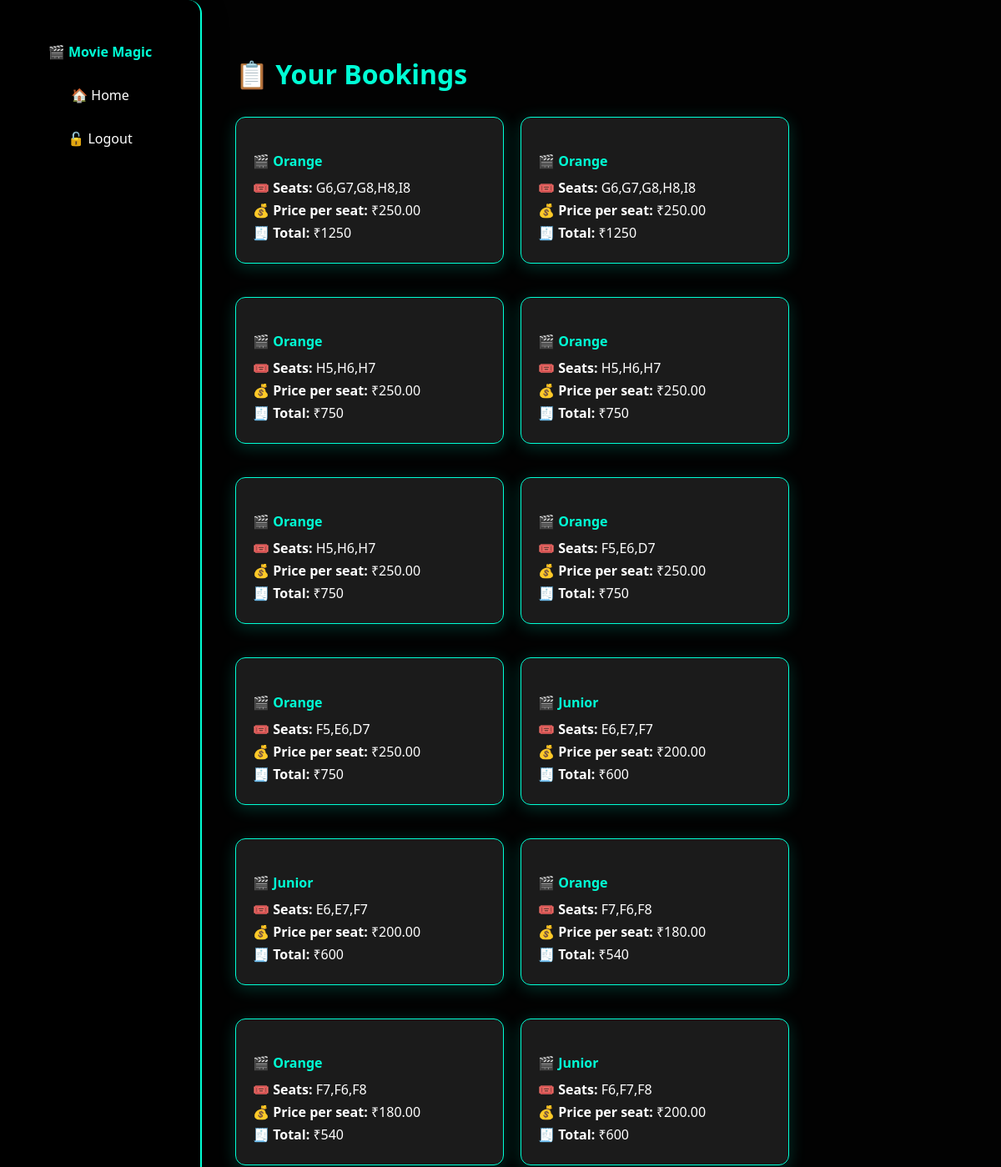
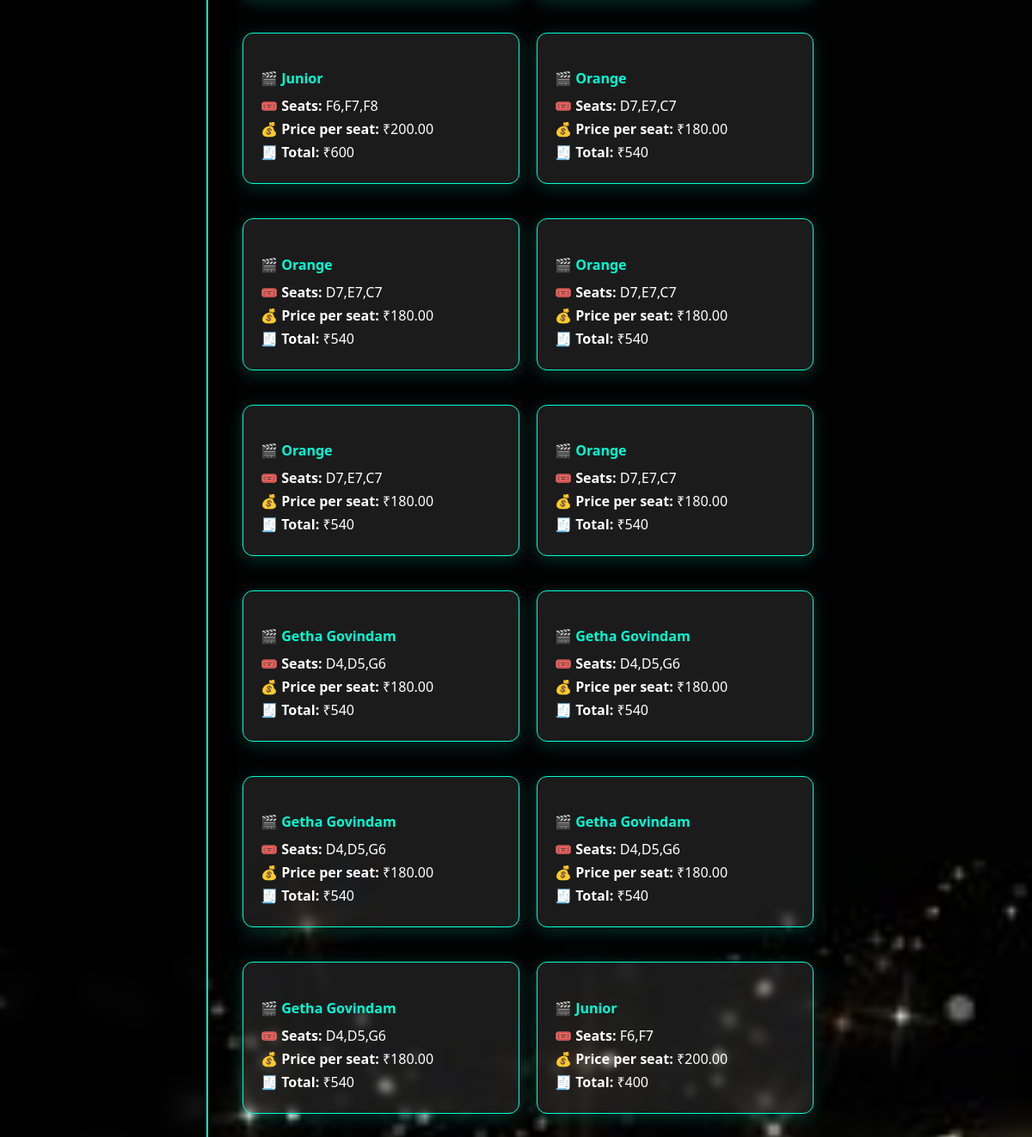
Page /dashboard (signed in) on the committed database (2 pictures, top to bottom).
### app.py (models this page shows)
class Booking(db.Model):
    id = db.Column(db.Integer, primary_key=True)
    booking_id = db.Column(db.String(100), unique=True, nullable=False)
    user_id = db.Column(db.Integer, db.ForeignKey('user.id'), nullable=False)
    movie = db.Column(db.String(100), nullable=False)
    theater = db.Column(db.String(100), nullable=False)
    time = db.Column(db.String(20), nullable=False)
    seats = db.Column(db.String(100), nullable=False)
    price = db.Column(db.Integer, nullable=False)
    created_at = db.Column(db.DateTime, default=datetime.utcnow)

### app.py (the view)
@app.route('/dashboard')
def dashboard():
    if 'email' not in session:
        return redirect(url_for('login'))
    user = User.query.filter_by(email=session['email']).first()
    bookings = Booking.query.filter_by(user_id=user.id).order_by(Booking.created_at.desc()).all()
    return render_template('dashboard.html', bookings=bookings, user=user)

### templates/dashboard.html (shortened to what this page needs)
<!DOCTYPE html>
<html lang="en">
<head>
  <link rel="stylesheet" href="{{ url_for('static', filename='styles.css') }}">
</head>
<body class="dashboard-page">
  <div id="wrapper">
    <div class="sidebar">
      <h4>🎬 Movie Magic</h4>
      <a href="{{ url_for('home') }}" class="nav-link">🏠 Home</a>
      <a href="{{ url_for('logout') }}" class="nav-link">🔓 Logout</a>
    </div>
    <div class="content-area">
      <h2 class="section-title">📋 Your Bookings</h2>
      {% if bookings %}
        <div class="booking-cards">
          {% for booking in bookings %}
            <div class="stat-card">
              <h4>🎬 {{ booking.movie }}</h4>
              <p><strong>🎟️ Seats:</strong> {{ booking.seats }}</p>
              <p><strong>💰 Price per seat:</strong> ₹{{ '%.2f' % (booking.price / booking.seats.split(',')|length) }}</p>
              <p><strong>🧾 Total:</strong> ₹{{ booking.price }}</p>
            </div>
          {% endfor %}
        </div>
      {% else %}
        <div class="teaser-card">
          <h5>No bookings yet</h5>
          <p>Start your cinematic journey by booking a movie!</p>
        </div>
      {% endif %}
    </div>
  </div>
</body>
</html>

### static/styles.css (style rules this page uses)
:root { --primary-color: #ff6f61; --accent-color: #ffd54f; --background: #0f1115; --text-color: #ffffff; --glass-bg: rgba(255, 255, 255, 0.08); --blur: blur(16px); --border-radius: 16px; --shadow: 0 8px 32px rgba(0, 0, 0, 0.3); --transition: 0.3s ease; }
body, html { margin: 0; padding: 0; font-family: 'Segoe UI', sans-serif; background-color: var(--background); color: var(--text-color); overflow-x: hidden; height: 100%; }
#wrapper { display: flex; height: 100vh; }
.sidebar { width: 220px; background: var(--glass-bg); padding: 20px; box-shadow: var(--shadow); backdrop-filter: var(--blur); border-radius: 0 16px 16px 0; }
.sidebar h4 { margin-bottom: 20px; color: var(--accent-color); }
.nav-link { display: block; padding: 10px; color: white; text-decoration: none; border-radius: 8px; margin-bottom: 10px; transition: var(--transition); }
.content-area { flex: 1; padding: 30px; overflow-y: auto; }
.stat-card, .teaser-card { background: var(--glass-bg); padding: 20px; border-radius: var(--border-radius); margin-bottom: 20px; box-shadow: var(--shadow); backdrop-filter: var(--blur); }
body, html { margin: 0; padding: 0; font-family: 'Segoe UI', sans-serif; }
body.dashboard-page { background: url('../static/dashboard_bg.jpg') no-repeat center center fixed; background-size: cover; margin: 0; font-family: 'Segoe UI', sans-serif; color: white; }
#wrapper { display: flex; min-height: 100vh; }
.sidebar { width: 200px; background: rgba(0, 0, 0, 0.7); padding: 30px 20px; border-right: 2px solid #00ffd5; text-align: center; }
.sidebar h4 { color: #00ffd5; margin-bottom: 20px; }
.nav-link { display: block; color: white; padding: 10px; text-decoration: none; margin: 10px 0; border-radius: 6px; transition: background 0.3s; }
.content-area { flex: 1; padding: 40px; }
.section-title { font-size: 2em; color: #00ffd5; margin-bottom: 30px; }
.booking-cards { display: flex; flex-wrap: wrap; gap: 20px; }
.stat-card { background: rgba(255, 255, 255, 0.1); border: 1px solid #00ffd5; border-radius: 12px; padding: 20px; width: 280px; box-shadow: 0 4px 20px rgba(0, 255, 213, 0.2); color: white; backdrop-filter: blur(5px); }
.stat-card h4 { color: #00ffd5; margin-bottom: 10px; }
.stat-card p { margin: 5px 0; font-size: 1em; }

### rows in the picture
Booking: movie "Orange", seats "G6,G7,G8,H8,I8", price "250.00", price "1250"
Booking: movie "Orange", seats "G6,G7,G8,H8,I8", price "250.00", price "1250"
Booking: movie "Orange", seats "H5,H6,H7", price "250.00", price "750"
Booking: movie "Orange", seats "H5,H6,H7", price "250.00", price "750"
Booking: movie "Orange", seats "H5,H6,H7", price "250.00", price "750"
Booking: movie "Orange", seats "F5,E6,D7", price "250.00", price "750"
Booking: movie "Orange", seats "F5,E6,D7", price "250.00", price "750"
Booking: movie "Junior", seats "E6,E7,F7", price "200.00", price "600"
Booking: movie "Junior", seats "E6,E7,F7", price "200.00", price "600"
Booking: movie "Orange", seats "F7,F6,F8", price "180.00", price "540"
Booking: movie "Orange", seats "F7,F6,F8", price "180.00", price "540"
Booking: movie "Junior", seats "F6,F7,F8", price "200.00", price "600"
Booking: movie "Junior", seats "F6,F7,F8", price "200.00", price "600"
Booking: movie "Orange", seats "D7,E7,C7", price "180.00", price "540"
Booking: movie "Orange", seats "D7,E7,C7", price "180.00", price "540"
Booking: movie "Orange", seats "D7,E7,C7", price "180.00", price "540"
Booking: movie "Orange", seats "D7,E7,C7", price "180.00", price "540"
Booking: movie "Orange", seats "D7,E7,C7", price "180.00", price "540"
Booking: movie "Getha Govindam", seats "D4,D5,G6", price "180.00", price "540"
Booking: movie "Getha Govindam", seats "D4,D5,G6", price "180.00", price "540"
Booking: movie "Getha Govindam", seats "D4,D5,G6", price "180.00", price "540"
Booking: movie "Getha Govindam", seats "D4,D5,G6", price "180.00", price "540"
Booking: movie "Getha Govindam", seats "D4,D5,G6", price "180.00", price "540"
Booking: movie "Junior", seats "F6,F7", price "200.00", price "400"
